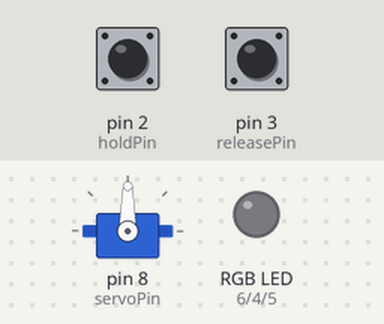
This sketch was run on a simulated Arduino Nano, built with avr-gcc and run on an emulated ATmega328P. On the bench: servo, an RGB LED mixed from three pins (HIGH = lit). Inputs (shaded band) come from the test bench; at power-on: pin 2 (holdPin) HIGH, pin 3 (releasePin) HIGH.

Above: at 1.2 s.
1.3 s: pin 2 (holdPin) pulled LOW for 0.15 s
At 2.5 s:
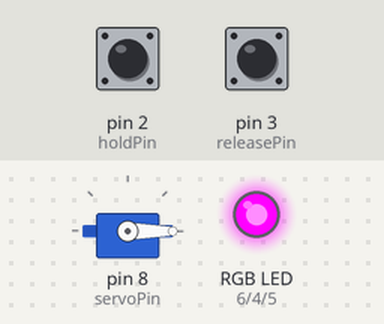
4.4 s: pin 3 (releasePin) pulled LOW for 0.15 s
At 7.1 s:
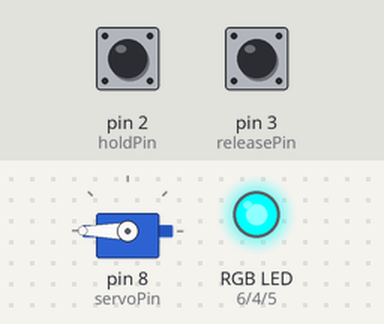
7.5 s: pin 2 (holdPin) pulled LOW for 1 s
At 9.1 s:
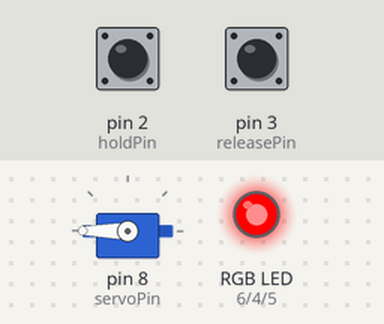
11.5 s: pin 3 (releasePin) pulled LOW for 1 s
At 13.7 s:
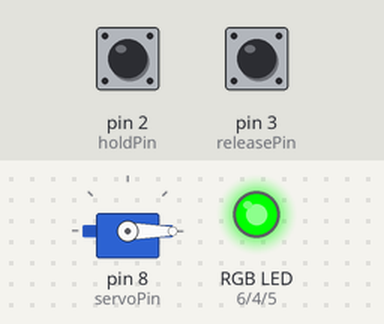
18.6 s: pin 3 (releasePin) pulled LOW for 3.2 s
At 22.9 s:
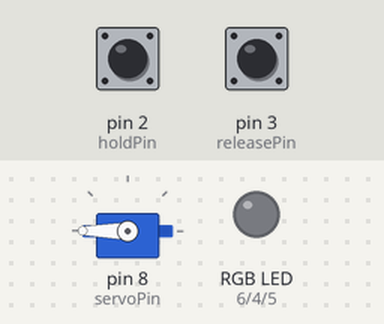
Timing chart, 0 to 24.3 s (numbered marks = the images above; inputs shaded):
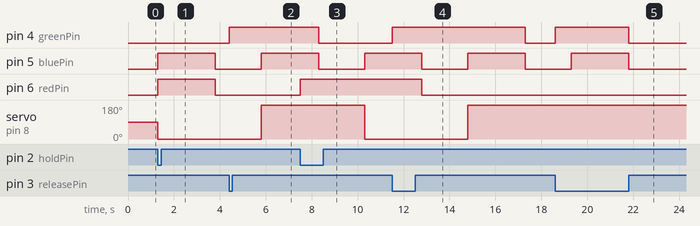

The sketch:

ToolChanger.ino
```cpp
#include <U8glib.h>

// Nano-based control for tool changer project.

// 2018.02.18   Initial implementation by Schwackmaster

// Simple two-button interrupt based open/close
// servo control with rgb LED indicator.

#include <Servo.h>

Servo tool_changer_Servo;
const int servoPin = 8;
const int redPin = 6;
const int greenPin = 4;
const int bluePin = 5;
const int holdPin = 2;
const int releasePin = 3;
volatile bool open_pressed = false;
volatile bool close_pressed = false;
int x = 0;


void setup() {
	// set up the buttons to be interrupts
   pinMode(releasePin, INPUT_PULLUP);    // start high
   // when the pin goes low (Falling) --> unMountTool()
  attachInterrupt(digitalPinToInterrupt(releasePin), unMountTool, FALLING);

   pinMode(holdPin, INPUT_PULLUP);
  attachInterrupt(digitalPinToInterrupt(holdPin), mountTool, FALLING);

pinMode(servoPin, OUTPUT);
// common cathode RGB LED
pinMode(redPin, OUTPUT);
pinMode(greenPin, OUTPUT);
pinMode(bluePin, OUTPUT);
  digitalWrite(bluePin, LOW);
  digitalWrite(redPin, LOW);
  digitalWrite(greenPin, LOW);
// init servo to center
tool_changer_Servo.attach(servoPin);
tool_changer_Servo.write(90);
};


void loop(){
  // the interrupts set the flags, the functions reset them
  // light will be on if t == true
  bool t =  (close_pressed) ? grabbing() : (open_pressed) ? openingUp() : false;

  if(t){
    delay(2000);
    };
};

// interrupt routines take no arguments, return no value
// and should execute as quickly as possible.
// so turn on a light, set a flag, & go.

void unMountTool() {
  digitalWrite(greenPin, HIGH);
 open_pressed = true;
};

void mountTool() {
  digitalWrite(redPin, HIGH);
 close_pressed = true;
};


bool openingUp() {
  digitalWrite(bluePin, HIGH); // change colors
  open_pressed = false;  // reset flag
 tool_changer_Servo.write(180); // move
 delay(2500);
   digitalWrite(bluePin, LOW); // kill lights
  digitalWrite(greenPin, LOW);
  return true; // go home
};


bool grabbing() {
  digitalWrite(bluePin, HIGH);

  close_pressed = false;
 tool_changer_Servo.write(0);
 delay(2500);
 digitalWrite(redPin, LOW);
  digitalWrite(bluePin, LOW);
  return true;
};
```

Measured:
- after the input at 1.3 s, pin 5 (bluePin), pin 6 (redPin): LOW → HIGH at once, → LOW 2.5 s later; servo on pin 8 (servoPin): 90° → 0° at once
- after the input at 4.4 s, pin 4 (greenPin): LOW → HIGH at once; pin 5 (bluePin): LOW → HIGH after 1.4 s; servo on pin 8 (servoPin): 0° → 180° after 1.4 s
- after the input at 7.5 s, pin 6 (redPin): LOW → HIGH at once; servo on pin 8 (servoPin): 180° → 0° after 2.8 s
- after the input at 11.5 s, pin 4 (greenPin): LOW → HIGH at once, → LOW 5.8 s later; servo on pin 8 (servoPin): 0° → 180° after 3.3 s
- after the input at 18.6 s, pin 4 (greenPin): LOW → HIGH at once, → LOW 3.2 s later; pin 5 (bluePin): LOW → HIGH after 0.70 s, → LOW 2.5 s later
